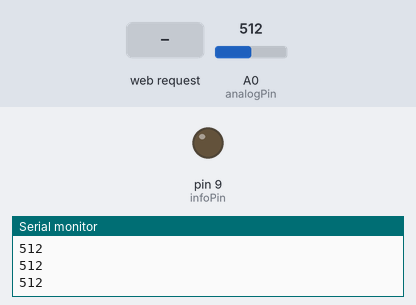
The sketch below on a simulated Arduino Uno, built for the host (arithmetic inside an expression is 32-bit, double 64-bit). Shown: output pins drawn as LEDs (lit = HIGH), the last lines printed to the serial monitor. Inputs (shaded band) come from the test bench; at power-on: A0 (analogPin) = 512. WiFi joins after 1.5 s; servers stay silent unless stated.

Above: at 4.2 s.
4.3 s: HTTP request GET /uit received
At 6.0 s:
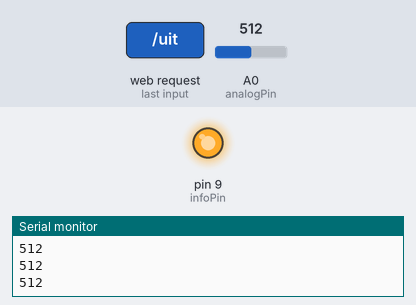
Timing chart, 0 to 7.5 s (numbered marks = the images above; inputs shaded):
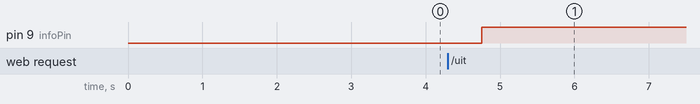

Measured:
- after the input at 4.3 s, pin 9 (infoPin): LOW → HIGH after 0.45 s

The sketch:

ArduinoServer.ino
```cpp
//schakelaar aan      uit
// 1         12054575 12054574
// 2         12054573 12054572
// 3         12054571 12054570
// all       12054562 12054561

//
#include <SPI.h>
#include <Ethernet.h>             // Ethernet library
#include <RCSwitch.h>             // RCSwitch library

#define infoPin   9     // infoPin at pin 9
#define analogPin A0

RCSwitch mySwitch = RCSwitch();

//Set Ethernet Shield MAC address  (check yours)
byte mac[] = { 0xDE, 0xAD, 0xBE, 0xEF, 0xFE, 0xED };   // Ethernet adapter shield S. Oosterhaven

int ethPort = 3300;                                  // Take a free port (check your router)

EthernetServer server(ethPort);              // EthernetServer instance (listening on port <ethPort>).

   int maxx = 150;
   int minn = 0;

void setup() {
  // put your setup code here, to run once:
  pinMode(infoPin, OUTPUT);
  pinMode(analogPin, INPUT);

  Serial.begin(9600);
  Serial.println("started");
  Serial.println(Ethernet.begin(mac));

  if(Ethernet.begin(mac) == 0){
    Serial.println("Could not obtain IP");
    while(true){
      //Serial.println("test");
    }
  }

  Serial.println("Connected");

  server.begin();

  Serial.print("IP; ");
  Serial.println(Ethernet.localIP());

    // Transmitter is connected to Arduino Pin #10
  mySwitch.enableTransmit(6);

  // Optional set pulse length.
   mySwitch.setPulseLength(320);

  // Optional set protocol (default is 1, will work for most outlets)
    mySwitch.setProtocol(1);

  // Optional set number of transmission repetitions.
   mySwitch.setRepeatTransmit(15);


}

void loop() {
  // put your main code here, to run repeatedly:
  EthernetClient ethernetClient = server.available();
  Serial.println(analogRead(analogPin));
  delay(100);
  while(ethernetClient.connected()){
    digitalWrite(infoPin, HIGH);
  }


  setSensor('l', minn, maxx, 1);

}

void switches(String x, int switchN)
{

  if(switchN == 1){
    if(x == "uit"){
    mySwitch.send(12054574, 24);
  }
  if(x == "aan"){
    mySwitch.send(12054575, 24);
  }
  }
  if(switchN == 2){
    if(x == "uit"){
    mySwitch.send(12054572, 24);
  }
  if(x == "aan"){
    mySwitch.send(12054573, 24);
  }
  }
  if(switchN == 3){
    if(x == "uit"){
    mySwitch.send(12054570, 24);
  }
  if(x == "aan"){
    mySwitch.send(12054571, 24);
  }
  }
}


void setSensor(char sensor, int minValue, int maxValue, int swn){
  int lichtValue = analogRead(analogPin);
  if(sensor == 'l')
  {
    if(lichtValue < maxValue && lichtValue > minValue)
    {
      switches("aan", swn);
    }
    else
    {
      switches("uit", swn);
    }
  }
  if(sensor == 't')
  {
    if(lichtValue < maxValue && lichtValue > minValue)
    {
      switches("aan", swn);
    }
    else
    {
      switches("uit", swn);
    }
  }
}

void onOff(int s){
  if(s == 1){

  }
}
```
